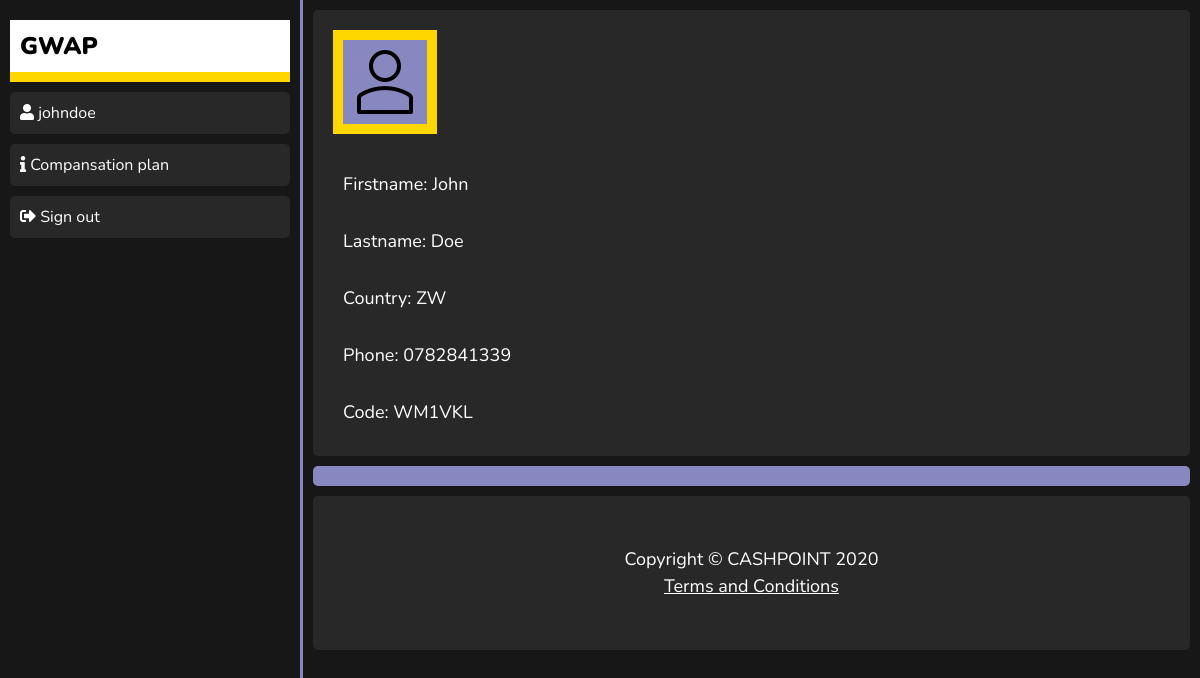
The app's page /view/Profile/ (signed in) with its own data.
### users/models.py (models this page shows, shortened)
class User(AbstractUser):
    pass

class Profile(models.Model):
    user = models.OneToOneField(User, on_delete=models.CASCADE, primary_key=True)
    first_name = models.CharField(max_length=100, default='')
    last_name = models.CharField(max_length=100, default='')
    address = models.CharField(max_length=500, default='')
    country = CountryField(blank_label='(select country)')
    phone = models.CharField(max_length=12)
    level = models.IntegerField(default=0)
    is_child_of = models.ForeignKey("self",on_delete=models.CASCADE, related_name='child_of')
    is_grand_child_of = models.ForeignKey("self", on_delete=models.CASCADE, related_name='grand_child_of')
    is_active = models.BooleanField(default=False)
    is_new = models.BooleanField(default=True)
    code = models.CharField(max_length=6)
    can_withdraw = models.BooleanField(default=False)
    balance = models.DecimalField(default=0, max_digits=20, decimal_places=12)
    date_joined = models.DateField(default=datetime.now)

### dashboard/views.py (the view, shortened to what this page needs)
# urls.py: 2. Add a URL to urlpatterns:  path('', views.home, name='home')
def home(request, action):
    admin = ['Dashboard', 'Manage', 'Profile', 'Payments']
    ordinary = ['Dashboard', 'Profile']
    actions = []
    if request.user:
        if request.user.is_staff:
            actions = admin
        else:
            actions = ordinary
    context = {
        'actions': actions
    }
    if action == 'Manage' and request.user.is_staff:
        users = Profile.objects.order_by('-level')
        context['users'] = users
        context['countries'] = dict(countries)
        context['active'] = 'Manage'
    if action == 'Profile':
        try:
            profile = Profile.objects.get(user=request.user.id)
            context['user_profile'] = profile
            context['children'] = profile.child_of.all()
            context['grandchildren'] = profile.grand_child_of.all()
            context['id'] = request.user.profile.pk
            context['active'] = 'Profile'
        except Profile.DoesNotExist:
            context['message'] = '''You are receiving this message because your profile is no longer active
            .It has been deactivated by the admin. This is because you have been paid. You can now open another
            account and do the same process. If not paid kindly contact us in the details provided at our homepage'''
            context['title'] = 'Account inactive'
    if action == 'Withdraw' and request.user.profile.can_withdraw:
        context['active'] = 'Withdraw'
        if request.method == 'POST':
            form = PaymentForm(request.POST)
            if form.is_valid():
                bank = form.cleaned_data['bank']
                account = form.cleaned_data['account']
                profile = Profile.objects.get(pk=request.user.id)
                payment = Payment(profile=profile, bank=bank, account=account)
                payment.save()
                profile.can_withdraw = False
                profile.save()
                context[
                    'message'] = 'Thanks for submitting you banking details. Your money will be deposited in your bank account. After you receive your money your account will be deactivated'
                context['title'] = 'Thank you'
                context['success'] = 'Yes'
        else:
            form = PaymentForm()
            print(form)
            context['payment_form'] = form
    else:
        if action == 'Withdraw':
            context['message'] = 'This page is disabled, you cannot withdraw now'
            context['title'] = 'Page not working'
    return render(request, 'dashboard/index.html', context)

### dashboard/templates/dashboard/index.html (shortened to what this page needs)
<!DOCTYPE html>
{% load static %}
<html lang="en">
<head>
  <link rel="stylesheet" href="https://cdnjs.cloudflare.com/ajax/libs/font-awesome/5.11.2/css/all.css">
  <link href="{% static 'dashboard/style.css' %}" rel="stylesheet" />
  <link href="{% static 'dashboard/treant/Treant.css' %}" rel="stylesheet" />
</head>
<body>
  {% include "./components/navigation.html" %}
  <div class='root'>
    <div class="container">
      <div class="content {% if request.user.is_staff%} margin-it {% endif %}">
        {% if user_profile %}
        {% include "./components/viewuser.html" %}
        {% endif %}
      </div>
    </div>
    {% if request.user.is_staff %}
    {% else %}
    <div class='footer'>
      <p>Copyright &copy; CASHPOINT 2020</p>
      <p><a href='/tandcs'>Terms and Conditions</a></p>
    </div>
    {% endif %}
  </div>
</body>
</html>

### dashboard/templates/dashboard/components/navigation.html (shortened to what this page needs)
{% load static %}
{% if request.user.is_staff %}
<nav id="desktop-nav">
  <div>
    <h2 class='title'><a href='/'>GWAP</a></h2>
  </div>
  <div class="menu">
    <ul class="mymenu">
      {% for action in actions %}
      <li id='{{action}}'>
        <a href="{% url 'home' action %}">
          <i class="fas {% if action == 'Dashboard' %}
             fa-home
             {% elif  action == 'Manage' %}
             fa-users
             {% elif action == 'Profile' %}
             fa-user
             {% elif action == 'Payments' %}
             fa-money-bill-alt
         {% endif %} "></i>
          {{action}} {% if action == 'Manage' %} Users {% endif %}
        </a>
      </li>
      {% endfor %}
      <li id='Send-newsletter'><a href="{% url 'home' 'Settings' %}"><i class="fas fa-sliders-h"></i> Settings</a></li>
      <li id='Settings'><a href="{% url 'send_mail' %}"><i class="fas fa-sliders-h"></i> Send newsletter</a></li>
      <li class='signout-btn'><a href="/accounts/logout" class="signout-btn"><i class='fas fa-sign-out-alt'></i> Sign
          out</a></li>
    </ul>
  </div>
</nav>
<ul class="mobile-menu">
  {% for action in actions %}
  <li id='{{action}}'>
    <a href="{% url 'home' action %}">
      <i class="fas {% if action == 'Dashboard' %}
         fa-home
         {% elif  action == 'Manage' %}
         fa-users
         {% elif action == 'Profile' %}
         fa-user
         {% elif action == 'Payments' %}
         fa-money-bill-alt
     {% endif %} "></i>
      {{action}} {% if action == 'Manage' %} Users {% endif %}
    </a>
  </li>
  {% endfor %}
  <li id='Settings'><a href="{% url 'home' 'Settings' %}"><i class="fas fa-sliders-h"></i> Settings</a></li>
  <li class='signout-btn'><a href="/accounts/logout" class="signout-btn"><i class='fas fa-sign-out-alt'></i> Sign
      out</a></li>
</ul>
<input type="checkbox" id="nav-trigger" class="nav-trigger" />
<label id="nav-trigger-label" for="nav-trigger">
  <?xml version="1.0" encoding="iso-8859-1"?>
  <svg version="1.1" id="Layer_1" xmlns="http://www.w3.org/2000/svg" xmlns:xlink="http://www.w3.org/1999/xlink" x="0px"
    y="0px" viewBox="0 0 512 512" style="enable-background:new 0 0 512 512;" xml:space="preserve">
    <g>
      <g>
        <path d="M467.478,322.783h-81.032l-114.76,61.07l-15.687,8.348l-15.687-8.348l-114.758-61.07H44.522
          C20.035,322.783,0,342.817,0,367.304c0,24.487,20.035,44.522,44.522,44.522h422.957c24.487,0,44.522-20.035,44.522-44.522
          C512,342.817,491.965,322.783,467.478,322.783z" />
      </g>
    </g>
    <g>
      <g>
        <path
          d="M44.522,445.217C44.522,482.1,74.423,512,111.304,512h289.391c36.882,0,66.783-29.9,66.783-66.783H44.522z" />
      </g>
    </g>
    <g>
      <g>
        <path d="M356.174,109.507h-83.478V77.068l83.478-38.535L272.696,0h-33.391v109.507h-83.478
          c-61.217,0-111.304,50.087-111.304,111.304h422.957C467.478,159.594,417.391,109.507,356.174,109.507z" />
      </g>
    </g>
    <g>
      <g>
        <polygon points="44.522,254.202 44.522,287.594 130.507,287.594 256,354.376 381.493,287.594 467.478,287.594 467.478,254.202
          " />
      </g>
    </g>
    <g>
    </g>
    <g>
    </g>
    <g>
    </g>
    <g>
    </g>
    <g>
    </g>
    <g>
    </g>
    <g>
    </g>
    <g>
    </g>
    <g>
    </g>
    <g>
    </g>
    <g>
    </g>
    <g>
    </g>
    <g>
    </g>
    <g>
    </g>
    <g>
    </g>
  </svg>
</label>
{% else %}
<nav id="desktop-nav">
  <div>
    <h2 class='title'><a href='/' style='text-decoration:none; color:black;font-weight:bolder'>GWAP</a></h2>
  </div>
  <div class="menu">
    <ul id='mymenu'>
      {% if user.is_authenticated %}
      <li><a href='/view/Dashboard'><i class='fas fa-user'></i> {{user.username}}</a></li>
      <li><a href='/view/Compansation' class='comp'><i class='fas fa-info'></i> Compansation plan</a></li>
      <li><a href="/accounts/logout" class="comp"><i class='fas fa-sign-out-alt'></i> Sign out</a></li>
      {% endif %}
    </ul>
  </div>
</nav>
{% endif %}

### dashboard/templates/dashboard/components/viewuser.html (shortened to what this page needs)
{% load static %}
<div class="user-details">
    <img src="{% static 'dashboard/images/user.png' %}">
    <p><span class="title">Firstname:</span> {{user_profile.first_name}}</p>
    <p><span class="title">Lastname:</span> {{user_profile.last_name}}</p>
    <p><span class="title">Country:</span> {{user_profile.country}}</p>
    <p><span class="title">Phone:</span> {{user_profile.phone}}</p>
    <p><span class="title">Code:</span>
      {% if user_profile.is_active %}
      {{user_profile.code}}
      {% else %}
      Contact admin to activate your account
      {% endif %}
    </p>
  </div>
  <div class="matrix-container">
    <div class="matrix">
      <div class="chart" id="matrix"></div>
    </div>
  </div>

### dashboard/static/dashboard/style.css (style rules this page uses)
body { font-family: 'Nunito', san-serif; overflow-x: hidden; }
* { margin: 0; padding: 0; box-sizing: border-box; }
.footer a { color: #fff; }
@media screen and (min-width: 900px) { #desktop-nav { background: rgb(24, 23, 23); color: #fff; padding: 10px; position: fixed; top: 0; left: 0; width: 25%; height: 100vh; } }
@media screen and (min-width: 900px) { #desktop-nav ul { list-style-type: none; } }
@media screen and (min-width: 900px) { #desktop-nav ul li { padding: 10px; } }
@media screen and (min-width: 900px) { #desktop-nav h2 { padding: 10px; background-color: white; border-bottom: 10px solid #FFD700; margin: 10px 0; } }
@media screen and (min-width: 900px) { #desktop-nav h2 a { color: black; text-decoration: none; } }
@media screen and (min-width: 900px) { #desktop-nav ul li { padding: 10px; margin: 10px 0; background: rgb(41, 40, 40); border-radius: 5px; } }
@media screen and (min-width: 900px) { #desktop-nav ul li a { text-decoration: none; color: #fff; } }
@media screen and (min-width: 900px) { .root { position: absolute; top: 0; right: 0; width: 75%; background-color: #fff; padding: 10px; overflow-y: scroll; min-height: 100vh; z-index: 2; background: rgb(24, 23, 23); border-left: 3px solid rgb(136, 136, 192); } }
@media screen and (min-width: 900px) { .root p, .root a, .root input, .root label .root table { font-size: 18px; line-height: 1.5em; } }
@media screen and (min-width: 900px) { .user-details { padding: 10px; background: rgb(41, 40, 40); border-radius: 5px; color: #fff; line-height: 1.5em; } }
@media screen and (min-width: 900px) { .user-details p { margin: 10px; padding: 10px; } }
@media screen and (min-width: 900px) { .user-details img { border: 10px solid #FFD700; background: rgb(136, 136, 192); padding: 10px; margin: 10px; } }
@media screen and (min-width: 900px) { .chart { background: rgb(136, 136, 192); font-weight: bolder; padding: 10px; margin-top: 10px; border-radius: 5px; } }
@media screen and (min-width: 900px) { .footer { background: rgb(41, 40, 40); border-radius: 5px; color: #fff; padding: 50px; text-align: center; margin: 10px 0; } }

### records on screen
User: username "johndoe"
Profile: first_name "John", last_name "Doe", country "ZW", phone "0782841339", code "WM1VKL"
